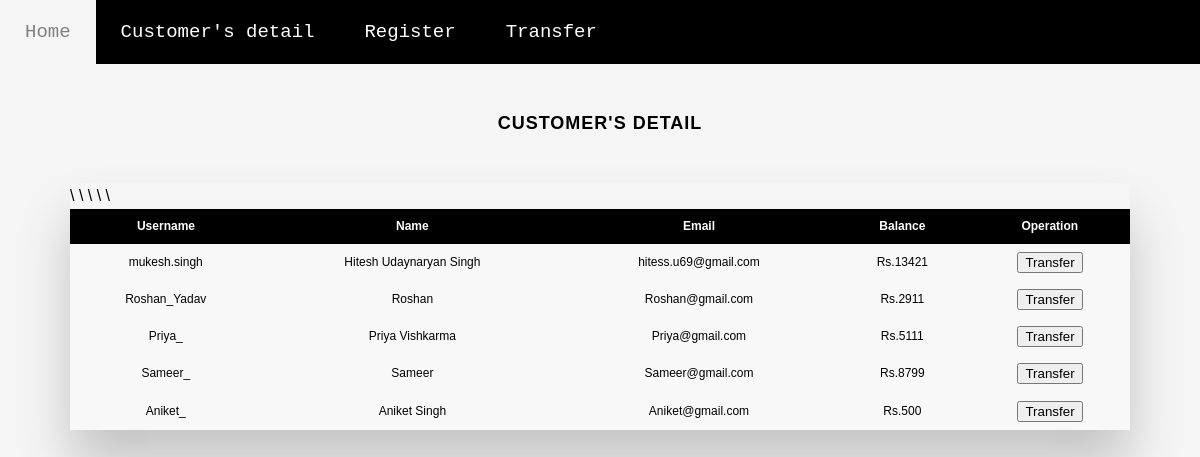
Screenshot of /view/ with the database file from the repository.
### bank/models.py (models this page shows, shortened)
class User(models.Model):
    Username = models.CharField(max_length=40)
    name  = models.CharField(max_length=40)
    email = models.CharField(max_length=40)
    balance=models.IntegerField()
    password = models.CharField(max_length=40)

### bank/views.py (the view)
# urls.py: path('view/', views.view,name="view Customer's detail"),
def view(request): #index
    if request.method=="POST":
        username = request.POST.get("user")
        url = '{}{}'.format('transfer/', username)
        return redirect(url)
    user = User.objects.all()
    us = {
        "user":user
    }
    return render(request, 'view.html', us)

### template/view.html (shortened to what this page needs)
<!DOCTYPE html>
<html lang="en">
<head>
    {% load static %}
    <link rel="stylesheet" href="{% static 'topnav.css' %}">
    <link rel="stylesheet" href="{% static 'view.css' %}">
    <link rel="stylesheet" href="{% static 'Table.css' %}">
</head>
<body style="background-color:#F5F5F5" >
     <div class="topnav">
          <li>
              <a class="active" Target=" _top" href="/">Home</a>`
              <a  href="/view" Target="_self"> Customer's detail </a>
              <a href="/Register" Target="_self"> Register </a>
              <a href="/transfer" Target="_self"> Transfer  </a>
          </li>
      </div>
        <h2  style="color:black">Customer's Detail</h2>
<div class="table-wrapper">
    <table class="fl-table">
        <thead>
        <tr >
            <th style="background-color:black">Username</th>
            <th style="background-color:black">Name</th>
            <th style="background-color:black">Email</th>
            <th style="background-color:black">Balance</th>
                <th style="background-color:black">Operation</th>
        </tr>
        </thead>
        <tbody >
        {% for user in user %}
        <form method="POST\" action="">{% csrf_token %}
         <tr>
            <td>{{ user.Username }}</td>
            <td>  {{ user.name }}</td>
            <td> {{ user.email }}</td>
            <td>Rs.{{ user.balance }}</td>
             <th><button  onclick="/transfer" type="submit" value={{user.Username}} name="user" value="/transfer/<str:username> ">  {% csrf_token %}Transfer </button></th>
\         </tr>
        </form>
        {% endfor %}
    </table>
</div>
</body>
</html>

### static/topnav.css (style rules this page uses)
body { margin: 0; font-family: Arial, Helvetica, sans-serif; }
.topnav { background-color: black; overflow: hidden; width:100% max-width:900px margin: 0 auto; }
.topnav a { float: left; color: White; text-align: centre; padding: 17px 25px; font-size:19px; font-family:monospace; text-decoration: none }
.topnav a.active { background-color: #DCDCDC; color: White; }

### static/view.css (style rules this page uses)
* { box-sizing: border-box; }
body { font-family: 'Montserrat', sans-serif; line-height: 1.6; margin: 0; min-height: 100vh; }
h2, h3, a { color: #34495e; }
a { text-decoration: none; }

### static/Table.css (style rules this page uses)
* { box-sizing: border-box; -webkit-box-sizing: border-box; -moz-box-sizing: border-box; }
body { font-family: Helvetica; -webkit-font-smoothing: antialiased; background: rgba( 71, 147, 227, 1); }
h2 { text-align: center; font-size: 18px; text-transform: uppercase; letter-spacing: 1px; color: white; padding: 30px 0; }
.table-wrapper { margin: 10px 70px 70px; box-shadow: 0px 35px 50px rgba( 0, 0, 0, 0.2 ); }
.fl-table { border-radius: 5px; font-size: 12px; font-weight: normal; border: none; border-collapse: collapse; width: 100%; max-width: 100%; white-space: nowrap; background-color: white; }
.fl-table td, .fl-table th { text-align: center; padding: 8px; }
.fl-table td { border-right: 1px solid #f8f8f8; font-size: 12px; }
.fl-table thead th { color: #ffffff; background: #4FC3A1; }
.fl-table thead th:nth-child(odd) { color: #ffffff; background: #324960; }
.fl-table tr:nth-child(even) { background: #F8F8F8; }

### rows the page displays
User: Username "mukesh.singh", name "Hitesh Udaynaryan Singh", email "hitess.u69@gmail.com", balance "13421"
User: Username "Roshan_Yadav", name "Roshan", email "Roshan@gmail.com", balance "2911"
User: Username "Priya_", name "Priya Vishkarma", email "Priya@gmail.com", balance "5111"
User: Username "Sameer_", name "Sameer", email "Sameer@gmail.com", balance "8799"
User: Username "Aniket_", name "Aniket Singh", email "Aniket@gmail.com", balance "500"
